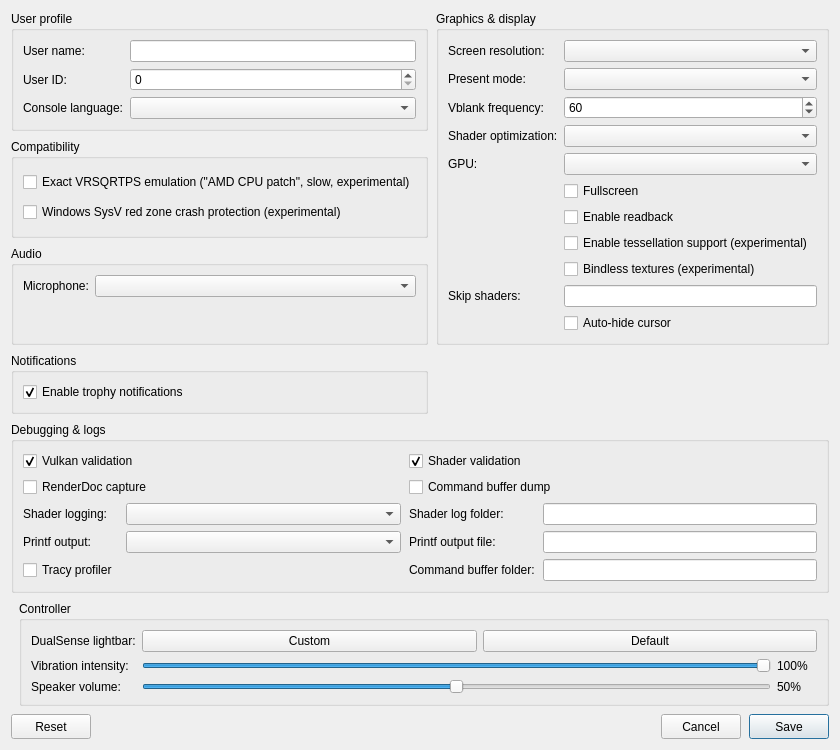
<?xml version="1.0" encoding="UTF-8"?>
<ui version="4.0">
 <class>ConfigurationEditDialog</class>
 <widget class="QDialog" name="ConfigurationEditDialog">
  <property name="geometry">
   <rect>
    <x>0</x>
    <y>0</y>
    <width>840</width>
    <height>620</height>
   </rect>
  </property>
  <property name="windowTitle">
   <string>Settings</string>
  </property>
  <property name="locale">
   <locale language="English" country="UnitedStates"/>
  </property>
  <layout class="QGridLayout" name="gridLayout">
   <property name="horizontalSpacing">
    <number>8</number>
   </property>
   <property name="verticalSpacing">
    <number>8</number>
   </property>
   <item row="0" column="0" colspan="2">
    <layout class="QGridLayout" name="sectionsLayout" columnstretch="1,1">
     <property name="horizontalSpacing">
      <number>8</number>
     </property>
     <property name="verticalSpacing">
      <number>8</number>
     </property>
     <item row="0" column="0">
      <widget class="QGroupBox" name="user_profile_group">
       <property name="title">
        <string>User profile</string>
       </property>
       <layout class="QFormLayout" name="userProfileLayout">
        <property name="fieldGrowthPolicy">
         <enum>QFormLayout::AllNonFixedFieldsGrow</enum>
        </property>
        <item row="0" column="0">
         <widget class="QLabel" name="label_user_name">
          <property name="text"><string>User name:</string></property>
         </widget>
        </item>
        <item row="0" column="1">
         <widget class="MandatoryLineEdit" name="lineEdit_user_name">
          <property name="toolTip"><string>Local user name exposed to games</string></property>
          <property name="clearButtonEnabled"><bool>true</bool></property>
         </widget>
        </item>
        <item row="1" column="0">
         <widget class="QLabel" name="label_user_id">
          <property name="text"><string>User ID:</string></property>
         </widget>
        </item>
        <item row="1" column="1">
         <widget class="QSpinBox" name="spinBox_user_id">
          <property name="toolTip"><string>Local user ID exposed to games</string></property>
          <property name="maximum"><number>2147483647</number></property>
         </widget>
        </item>
        <item row="2" column="0">
         <widget class="QLabel" name="label_console_language">
          <property name="text"><string>Console language:</string></property>
         </widget>
        </item>
        <item row="2" column="1">
         <widget class="QComboBox" name="comboBox_console_language">
          <property name="toolTip"><string>Language</string></property>
         </widget>
        </item>
       </layout>
      </widget>
     </item>
     <item row="2" column="0">
      <widget class="QGroupBox" name="audio_group">
       <property name="title"><string>Audio</string></property>
       <layout class="QFormLayout" name="audioLayout">
        <property name="fieldGrowthPolicy">
         <enum>QFormLayout::AllNonFixedFieldsGrow</enum>
        </property>
        <item row="0" column="0">
         <widget class="QLabel" name="label_audio_input_device">
          <property name="text"><string>Microphone:</string></property>
         </widget>
        </item>
        <item row="0" column="1">
         <widget class="QComboBox" name="comboBox_audio_input_device"/>
        </item>
       </layout>
      </widget>
     </item>
     <item row="0" column="1" rowspan="3">
      <widget class="QGroupBox" name="graphics_group">
       <property name="title">
        <string>Graphics &amp;&amp; display</string>
       </property>
       <layout class="QFormLayout" name="graphicsLayout">
        <property name="fieldGrowthPolicy">
         <enum>QFormLayout::AllNonFixedFieldsGrow</enum>
        </property>
        <item row="0" column="0">
         <widget class="QLabel" name="label_screen_resolution">
          <property name="text"><string>Screen resolution:</string></property>
         </widget>
        </item>
        <item row="0" column="1">
         <widget class="QComboBox" name="comboBox_screen_resolution">
          <property name="toolTip"><string>Window resolution</string></property>
         </widget>
        </item>
        <item row="1" column="0">
         <widget class="QLabel" name="label_present_mode">
          <property name="text"><string>Present mode:</string></property>
         </widget>
        </item>
        <item row="1" column="1">
         <widget class="QComboBox" name="comboBox_present_mode">
          <property name="toolTip"><string>Vulkan swapchain presentation mode</string></property>
         </widget>
        </item>
        <item row="2" column="0">
         <widget class="QLabel" name="label_vblank_frequency">
          <property name="text"><string>Vblank frequency:</string></property>
         </widget>
        </item>
        <item row="2" column="1">
         <widget class="QSpinBox" name="spinBox_vblank_frequency">
          <property name="toolTip"><string>Virtual display refresh rate used for frame pacing</string></property>
          <property name="minimum"><number>30</number></property>
          <property name="maximum"><number>360</number></property>
          <property name="value"><number>60</number></property>
         </widget>
        </item>
        <item row="3" column="0">
         <widget class="QLabel" name="label_shader_optimization">
          <property name="text"><string>Shader optimization:</string></property>
         </widget>
        </item>
        <item row="3" column="1">
         <widget class="QComboBox" name="comboBox_shader_optimization_type">
          <property name="toolTip"><string>Optimize shaders for code size or performance</string></property>
         </widget>
        </item>
        <item row="4" column="0">
         <widget class="QLabel" name="label_gpu">
          <property name="text"><string>GPU:</string></property>
         </widget>
        </item>
        <item row="4" column="1">
         <widget class="QComboBox" name="comboBox_gpu">
          <property name="toolTip"><string>Graphics device used by the emulator</string></property>
         </widget>
        </item>
        <item row="5" column="1">
         <widget class="QCheckBox" name="checkBox_fullscreen">
          <property name="toolTip"><string>Run in borderless desktop fullscreen</string></property>
          <property name="text"><string>Fullscreen</string></property>
         </widget>
        </item>
        <item row="6" column="1">
         <widget class="QCheckBox" name="checkBox_readback">
          <property name="toolTip"><string>Read back writable linear images</string></property>
          <property name="text"><string>Enable readback</string></property>
         </widget>
        </item>
        <item row="7" column="1">
         <widget class="QCheckBox" name="checkBox_tessellation">
          <property name="toolTip"><string>Draw tessellated geometry. Disabled by default; unsupported tessellation may cause crashes.</string></property>
          <property name="text"><string>Enable tessellation support (experimental)</string></property>
         </widget>
        </item>
        <item row="8" column="1">
         <widget class="QCheckBox" name="checkBox_bindless">
          <property name="toolTip"><string>Sample heap-indexed textures through bindless descriptor arrays instead of enumerating them per draw.</string></property>
          <property name="text"><string>Bindless textures (experimental)</string></property>
         </widget>
        </item>
        <item row="9" column="0">
         <widget class="QLabel" name="label_skip_shaders">
          <property name="text"><string>Skip shaders:</string></property>
         </widget>
        </item>
        <item row="9" column="1">
         <widget class="QLineEdit" name="lineEdit_skip_shaders">
          <property name="toolTip"><string>Guest shader hashes (hex, comma-separated) whose draws and dispatches are left out</string></property>
          <property name="clearButtonEnabled"><bool>true</bool></property>
         </widget>
        </item>
        <item row="10" column="1">
         <widget class="QCheckBox" name="checkBox_hide_cursor">
          <property name="toolTip"><string>Hide the host cursor after 2 seconds without mouse activity</string></property>
          <property name="text"><string>Auto-hide cursor</string></property>
         </widget>
        </item>
       </layout>
      </widget>
     </item>
     <item row="3" column="0">
      <widget class="QGroupBox" name="notifications_group">
       <property name="title"><string>Notifications</string></property>
       <layout class="QVBoxLayout" name="notificationsLayout">
        <item>
         <widget class="QCheckBox" name="checkBox_trophy_notifications">
          <property name="toolTip"><string>Show trophy unlock notifications and play their sound.
To use your own sound, replace the emulator's assets/sounds/trophy-unlock.wav with a WAV file and restart the game.</string></property>
          <property name="text"><string>Enable trophy notifications</string></property>
          <property name="checked"><bool>true</bool></property>
         </widget>
        </item>
       </layout>
      </widget>
     </item>
     <item row="4" column="0" colspan="2">
      <widget class="QGroupBox" name="debug_group">
       <property name="title">
        <string>Debugging &amp;&amp; logs</string>
       </property>
       <layout class="QGridLayout" name="debugLayout" columnstretch="0,1,0,1">
        <property name="horizontalSpacing"><number>8</number></property>
        <property name="verticalSpacing"><number>6</number></property>
        <item row="0" column="0" colspan="2">
         <widget class="QCheckBox" name="checkBox_vulkan_validation">
          <property name="toolTip"><string>Enable Vulkan validation layers</string></property>
          <property name="text"><string>Vulkan validation</string></property>
          <property name="checked"><bool>true</bool></property>
         </widget>
        </item>
        <item row="0" column="2" colspan="2">
         <widget class="QCheckBox" name="checkBox_shader_validation">
          <property name="toolTip"><string>Validate SPIR-V binary</string></property>
          <property name="text"><string>Shader validation</string></property>
          <property name="checked"><bool>true</bool></property>
         </widget>
        </item>
        <item row="1" column="0" colspan="2">
         <widget class="QCheckBox" name="checkBox_renderdoc_capture">
          <property name="toolTip"><string>Enable RenderDoc capture</string></property>
          <property name="text"><string>RenderDoc capture</string></property>
         </widget>
        </item>
        <item row="1" column="2" colspan="2">
         <widget class="QCheckBox" name="checkBox_cmd_dump">
          <property name="toolTip"><string>Dump command buffers</string></property>
          <property name="text"><string>Command buffer dump</string></property>
         </widget>
        </item>
        <item row="2" column="0">
         <widget class="QLabel" name="label_shader_log_direction">
          <property name="text"><string>Shader logging:</string></property>
         </widget>
        </item>
        <item row="2" column="1">
         <widget class="QComboBox" name="comboBox_shader_log_direction">
          <property name="toolTip"><string>Dump shaders to file or console window. If enabled may decrease emulator performance</string></property>
         </widget>
        </item>
        <item row="2" column="2">
         <widget class="QLabel" name="label_shader_log_folder">
          <property name="text"><string>Shader log folder:</string></property>
         </widget>
        </item>
        <item row="2" column="3">
         <widget class="MandatoryLineEdit" name="lineEdit_shader_log_folder">
          <property name="toolTip"><string>Specify directory to dump shaders</string></property>
          <property name="clearButtonEnabled"><bool>true</bool></property>
         </widget>
        </item>
        <item row="3" column="0">
         <widget class="QLabel" name="label_printf_direction">
          <property name="text"><string>Printf output:</string></property>
         </widget>
        </item>
        <item row="3" column="1">
         <widget class="QComboBox" name="comboBox_printf_direction">
          <property name="toolTip"><string>Print logs to file or console window. If enabled may decrease emulator performance</string></property>
         </widget>
        </item>
        <item row="3" column="2">
         <widget class="QLabel" name="label_printf_file">
          <property name="text"><string>Printf output file:</string></property>
         </widget>
        </item>
        <item row="3" column="3">
         <widget class="MandatoryLineEdit" name="lineEdit_printf_file">
          <property name="toolTip"><string>Specify file to dump logs</string></property>
          <property name="clearButtonEnabled"><bool>true</bool></property>
         </widget>
        </item>
        <item row="4" column="0">
         <widget class="QCheckBox" name="checkBox_profiler">
          <property name="toolTip"><string>Enable the Tracy profiler. Profiling may decrease emulator performance</string></property>
          <property name="text"><string>Tracy profiler</string></property>
         </widget>
        </item>
        <item row="4" column="2">
         <widget class="QLabel" name="label_cmd_dump_folder">
          <property name="text"><string>Command buffer folder:</string></property>
         </widget>
        </item>
        <item row="4" column="3">
         <widget class="MandatoryLineEdit" name="lineEdit_cmd_dump_folder">
          <property name="toolTip"><string>Specify directory to dump command buffers</string></property>
          <property name="clearButtonEnabled"><bool>true</bool></property>
         </widget>
        </item>
       </layout>
      </widget>
     </item>
     <item row="1" column="0">
      <widget class="QGroupBox" name="compatibility_group">
       <property name="title">
        <string>Compatibility</string>
       </property>
       <layout class="QVBoxLayout" name="compatibilityLayout">
        <item>
         <widget class="QCheckBox" name="checkBox_amd_cpu">
          <property name="toolTip"><string>Replaces the guest's approximate VRSQRTPS with an exact value, through a CPU exception each time it runs (slow). The PS5 CPU is AMD: on an AMD PC the native instruction already matches the console better. Try it only if animation or physics look wrong (most likely on Intel).</string></property>
          <property name="text"><string>Exact VRSQRTPS emulation ("AMD CPU patch", slow, experimental)</string></property>
         </widget>
        </item>
        <item>
         <widget class="QCheckBox" name="checkBox_red_zone_protection">
          <property name="toolTip"><string>Helps prevent crashes in some games on Windows</string></property>
          <property name="text"><string>Windows SysV red zone crash protection (experimental)</string></property>
         </widget>
        </item>
       </layout>
      </widget>
     </item>
    </layout>
   </item>
   <item row="1" column="1">
    <widget class="QGroupBox" name="controller_group">
     <property name="title"><string>Controller</string></property>
     <layout class="QFormLayout" name="controllerLayout">
      <property name="fieldGrowthPolicy"><enum>QFormLayout::AllNonFixedFieldsGrow</enum></property>
      <item row="0" column="0">
       <widget class="QLabel" name="label_controller_color">
        <property name="text"><string>DualSense lightbar:</string></property>
       </widget>
      </item>
      <item row="0" column="1">
       <layout class="QHBoxLayout" name="controllerColorLayout">
        <item>
         <widget class="QPushButton" name="button_controller_color">
          <property name="toolTip"><string>Choose and preview a fixed LED color. Bluetooth DualSense may take several seconds to update.</string></property>
          <property name="text"><string>Custom</string></property>
         </widget>
        </item>
        <item>
         <widget class="QPushButton" name="button_controller_color_reset">
          <property name="toolTip"><string>Let the game control the lightbar</string></property>
          <property name="text"><string>Default</string></property>
         </widget>
        </item>
       </layout>
      </item>
      <item row="1" column="0">
       <widget class="QLabel" name="label_controller_vibration">
        <property name="text"><string>Vibration intensity:</string></property>
       </widget>
      </item>
      <item row="1" column="1">
       <layout class="QHBoxLayout" name="controllerVibrationLayout">
        <item>
         <widget class="QSlider" name="slider_controller_vibration">
          <property name="toolTip"><string>Scale DualSense vibration over USB and Bluetooth</string></property>
          <property name="maximum"><number>100</number></property>
          <property name="value"><number>100</number></property>
          <property name="orientation"><enum>Qt::Horizontal</enum></property>
         </widget>
        </item>
        <item>
         <widget class="QLabel" name="label_controller_vibration_value">
          <property name="minimumSize"><size><width>40</width><height>0</height></size></property>
          <property name="text"><string>100%</string></property>
         </widget>
        </item>
       </layout>
      </item>
      <item row="2" column="0">
       <widget class="QLabel" name="label_controller_volume">
        <property name="text"><string>Speaker volume:</string></property>
       </widget>
      </item>
      <item row="2" column="1">
       <layout class="QHBoxLayout" name="controllerVolumeLayout">
        <item>
         <widget class="QSlider" name="slider_controller_volume">
          <property name="toolTip"><string>Scale the DualSense speaker over USB and Bluetooth. 50% is the previous default; 100% adds 6 dB of gain.</string></property>
          <property name="maximum"><number>100</number></property>
          <property name="value"><number>50</number></property>
          <property name="orientation"><enum>Qt::Horizontal</enum></property>
         </widget>
        </item>
        <item>
         <widget class="QLabel" name="label_controller_volume_value">
          <property name="minimumSize"><size><width>40</width><height>0</height></size></property>
          <property name="text"><string>50%</string></property>
         </widget>
        </item>
       </layout>
      </item>
     </layout>
    </widget>
   </item>
   <item row="2" column="0" colspan="2">
    <layout class="QHBoxLayout" name="buttonLayout">
     <item>
     <widget class="QPushButton" name="clear_button">
       <property name="minimumSize"><size><width>80</width><height>25</height></size></property>
       <property name="text"><string>Reset</string></property>
       <property name="toolTip"><string>Restore default settings</string></property>
      </widget>
     </item>
     <item>
      <spacer name="buttonSpacer">
       <property name="orientation"><enum>Qt::Horizontal</enum></property>
       <property name="sizeHint" stdset="0"><size><width>40</width><height>20</height></size></property>
      </spacer>
     </item>
     <item>
      <widget class="QPushButton" name="cancel_button">
       <property name="minimumSize"><size><width>80</width><height>25</height></size></property>
       <property name="text"><string>Cancel</string></property>
      </widget>
     </item>
     <item>
      <widget class="QPushButton" name="ok_button">
       <property name="minimumSize"><size><width>80</width><height>25</height></size></property>
       <property name="text"><string>Save</string></property>
       <property name="default"><bool>true</bool></property>
      </widget>
     </item>
    </layout>
   </item>
  </layout>
 </widget>
 <customwidgets>
  <customwidget>
   <class>MandatoryLineEdit</class>
   <extends>QLineEdit</extends>
   <header>mandatoryLineEdit.h</header>
  </customwidget>
 </customwidgets>
 <resources/>
</ui>
